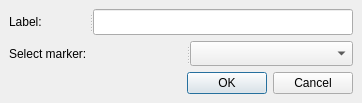
<?xml version="1.0" encoding="UTF-8"?>
<ui version="4.0">
 <class>Mark2MarkDlg</class>
 <widget class="QDialog" name="Mark2MarkDlg">
  <property name="geometry">
   <rect>
    <x>0</x>
    <y>0</y>
    <width>362</width>
    <height>103</height>
   </rect>
  </property>
  <property name="sizePolicy">
   <sizepolicy hsizetype="Preferred" vsizetype="Fixed">
    <horstretch>0</horstretch>
    <verstretch>0</verstretch>
   </sizepolicy>
  </property>
  <property name="minimumSize">
   <size>
    <width>0</width>
    <height>103</height>
   </size>
  </property>
  <property name="maximumSize">
   <size>
    <width>16777215</width>
    <height>103</height>
   </size>
  </property>
  <property name="windowTitle">
   <string>Dialog</string>
  </property>
  <layout class="QVBoxLayout" name="verticalLayout">
   <property name="leftMargin">
    <number>9</number>
   </property>
   <property name="topMargin">
    <number>9</number>
   </property>
   <property name="rightMargin">
    <number>9</number>
   </property>
   <property name="bottomMargin">
    <number>9</number>
   </property>
   <item>
    <widget class="QSplitter" name="splitter">
     <property name="orientation">
      <enum>Qt::Horizontal</enum>
     </property>
     <widget class="QLabel" name="label_2">
      <property name="text">
       <string>Label:</string>
      </property>
     </widget>
     <widget class="QLineEdit" name="labelEdit"/>
    </widget>
   </item>
   <item>
    <widget class="QSplitter" name="splitter_2">
     <property name="orientation">
      <enum>Qt::Horizontal</enum>
     </property>
     <widget class="QLabel" name="label">
      <property name="text">
       <string>Select marker:</string>
      </property>
     </widget>
     <widget class="QComboBox" name="LabelList">
      <property name="sizePolicy">
       <sizepolicy hsizetype="Expanding" vsizetype="Fixed">
        <horstretch>0</horstretch>
        <verstretch>0</verstretch>
       </sizepolicy>
      </property>
      <property name="editable">
       <bool>false</bool>
      </property>
      <property name="currentIndex">
       <number>-1</number>
      </property>
      <property name="duplicatesEnabled">
       <bool>false</bool>
      </property>
     </widget>
    </widget>
   </item>
   <item>
    <layout class="QHBoxLayout" name="horizontalLayout">
     <item>
      <spacer name="horizontalSpacer">
       <property name="orientation">
        <enum>Qt::Horizontal</enum>
       </property>
       <property name="sizeHint" stdset="0">
        <size>
         <width>166</width>
         <height>20</height>
        </size>
       </property>
      </spacer>
     </item>
     <item>
      <widget class="QDialogButtonBox" name="buttonBox">
       <property name="sizePolicy">
        <sizepolicy hsizetype="Fixed" vsizetype="Fixed">
         <horstretch>0</horstretch>
         <verstretch>0</verstretch>
        </sizepolicy>
       </property>
       <property name="orientation">
        <enum>Qt::Horizontal</enum>
       </property>
       <property name="standardButtons">
        <set>QDialogButtonBox::Cancel|QDialogButtonBox::Ok</set>
       </property>
      </widget>
     </item>
    </layout>
   </item>
  </layout>
 </widget>
 <resources/>
 <connections>
  <connection>
   <sender>buttonBox</sender>
   <signal>accepted()</signal>
   <receiver>Mark2MarkDlg</receiver>
   <slot>accept()</slot>
   <hints>
    <hint type="sourcelabel">
     <x>262</x>
     <y>90</y>
    </hint>
    <hint type="destinationlabel">
     <x>174</x>
     <y>54</y>
    </hint>
   </hints>
  </connection>
  <connection>
   <sender>buttonBox</sender>
   <signal>rejected()</signal>
   <receiver>Mark2MarkDlg</receiver>
   <slot>reject()</slot>
   <hints>
    <hint type="sourcelabel">
     <x>262</x>
     <y>90</y>
    </hint>
    <hint type="destinationlabel">
     <x>174</x>
     <y>54</y>
    </hint>
   </hints>
  </connection>
 </connections>
</ui>
